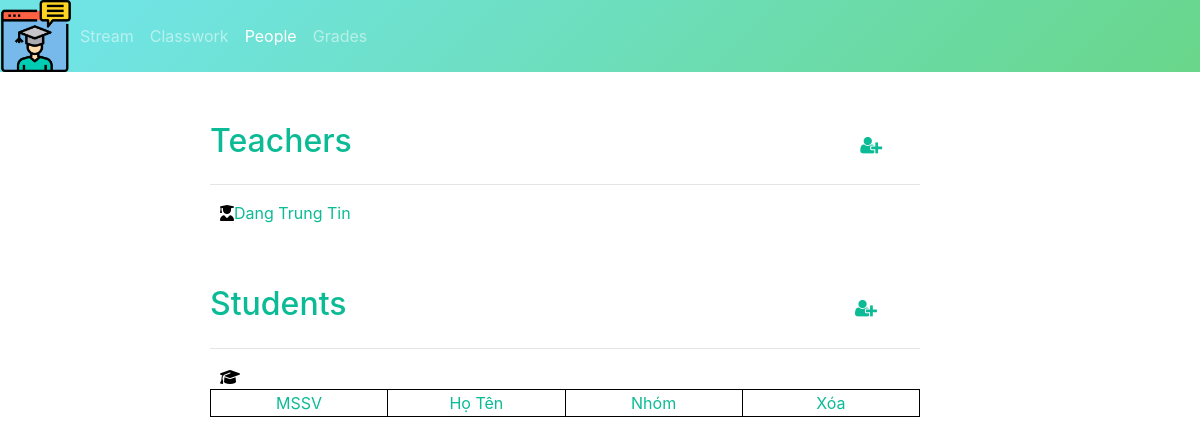
Before: /public/people.php?id=5fbcb2efe10 with the older database file.
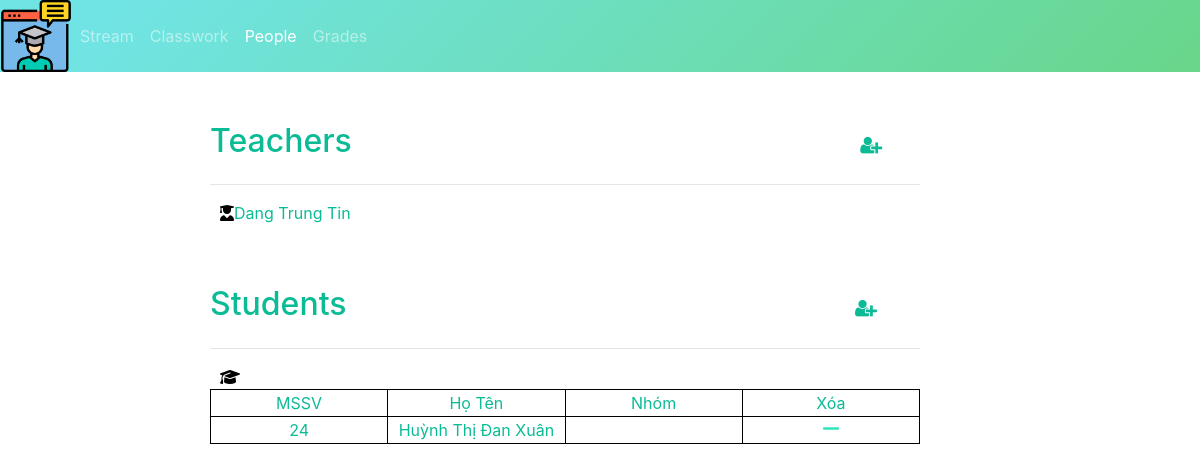
After: the same page with the newer database file.
### tables this page shows
CREATE TABLE `student_class` (
  `id_student` int(11) NOT NULL,
  `id_class` varchar(20) NOT NULL
);

CREATE TABLE `user` (
  `id` int(11) NOT NULL,
  `user_name` varchar(100) DEFAULT NULL,
  `fullname` varchar(100) DEFAULT NULL,
  `password` varchar(255) DEFAULT NULL,
  `date` date DEFAULT NULL,
  `email` varchar(100) DEFAULT NULL,
  `phone` char(15) DEFAULT NULL,
  `vkey` varchar(255) DEFAULT NULL,
  `verified` int(11) DEFAULT 0,
  `role` int(5) DEFAULT 0,
  `created_at` timestamp NULL DEFAULT NULL,
  `updated_at` timestamp NULL DEFAULT NULL ON UPDATE current_timestamp()
);

### libraries/Database.php (called while the page is built, shortened)
<?php
    class Database
    {
        public $link;
        public function __construct()
        {
            $this->link = mysqli_connect("localhost","root","","web_classroom") or die ();
            mysqli_set_charset($this->link,"utf8");
        }
        public function fetchAllCondition($table , $query)
        {
            $sql = "SELECT * FROM {$table} WHERE $query" ;
            $result = mysqli_query($this->link,$sql) or die("Lỗi Truy Vấn fetchAll " .mysqli_error($this->link));
            $data = [];
            if( $result)
            {
                while ($num = mysqli_fetch_assoc($result))
                {
                    $data[] = $num;
                }
            }
            return $data;
        }
    }
?>

### autoload/autoload.php (called while the page is built, shortened)
<?php
require_once __DIR__. "/../libraries/Database.php";
$db = new Database;
?>

### public/people.php (the view, shortened to what this page needs)
<!DOCTYPE html>
<html>
    <head>
        <link href="css/style.css?v=<?= time();?>" rel="stylesheet" type="text/css" />
        <link rel="stylesheet" href="https://maxcdn.bootstrapcdn.com/bootstrap/4.5.2/css/bootstrap.min.css">
        <link rel="stylesheet" href="https://cdnjs.cloudflare.com/ajax/libs/font-awesome/4.7.0/css/font-awesome.min.css">
    </head>
    <body>
        <nav class="navbar navbar-expand bg-primary navbar-dark p-0 sticky-top">
            <ul class="navbar-nav w-100">
                <span onclick="openNav()"><img class="logo" src="image/logov2.png"></span>
                <li class="nav-item ">
                    <a class="nav-link" href="stream.php?id=<?=$_GET['id']?>">Stream</a>
                </li>
                <li class="nav-item ">
                    <a class="nav-link" href="classwork.html">Classwork</a>
                </li>
                <li class="nav-item active">
                    <a class="nav-link" href="people.php?id=<?=$_GET['id']?>">People</a>
                </li>
                <li class="nav-item">
                    <a class="nav-link" href="#">Grades</a>
                </li>
            </ul>
        </nav>
        <div class="container-sm">
            <div class=" teacher col-lg-8">
                <table >
                    <tr>
                        <h2 >Teachers <a href="#" id="teacheradd"> <label for="showinvite"><i id="buttonteacher" class="fa fa-user-plus"></i> </label> </a> </h2>
                        <hr style="width:100%; text-align:left; margin-left:0">
                    </tr>
                    <tr>
                       <i class="studentlist fas fa-user-graduate"></i> Dang Trung Tin
                    </tr>
                    <tr>
                        <h2 id="student"> Students <a href="#" id="teacheradd"> <label for="showinvite"> <i id="buttonteacher"  class="fa fa-user-plus"></i> </lablel> </a> </h2>
                        <hr style="width:100%; text-align:left; margin-left:0">
                    </tr>
                    <tr>
                       <i class=" studentlist fas fa-graduation-cap"></i>
                       <?php
                            require_once __DIR__. "/../autoload/autoload.php";
                            $student_arr = $db -> fetchAllCondition('student_class, user', "user.id = student_class.id_student AND student_class.id_class ='".$_GET['id']."'");
                        ?>
                        <div id="user-info">
                            <table id = "user-listing">
                                <tr>
                                    <td class="text-center">MSSV</td>
                                    <td class="text-center">Họ Tên</td>
                                    <td class="text-center">Nhóm</td>
                                    <td class="text-center">Xóa</td>
                                </tr>
                                <?php
                                    foreach($student_arr as $student){
                                    ?>
                                    <tr>
                                        <td class="text-center"><?= $student['id_student'] ?></td>
                                        <td class="text-center"><?= $student['fullname']?></td>
                                        <td class="text-center"><?= ""?></td>
                                        <td class="text-center"><a href="./delete_student.php?student=<?= $student['id'] ?>&id=<?= $_GET['id'] ?>"><i id="buttonstudent"  class="fas fa-minus" onclick="return confirm('Are u sure u want to delete this student?');"></i></a></td>
                                    </tr>
                                <?php } ?>
                            </table>
                        </div>
                    </tr>
                </table>
            </div>
            </div>
    </body>
</html>

Changed rows visible on the page:
added student_class: id_student "24", user.fullname "Huỳnh Thị Đan Xuân"
